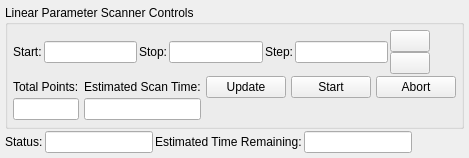
<?xml version="1.0" encoding="UTF-8"?>
<ui version="4.0">
 <class>LinearParameterScanner</class>
 <widget class="QWidget" name="LinearParameterScanner">
  <property name="geometry">
   <rect>
    <x>0</x>
    <y>0</y>
    <width>435</width>
    <height>158</height>
   </rect>
  </property>
  <property name="windowTitle">
   <string>Form</string>
  </property>
  <layout class="QVBoxLayout" name="layout">
   <property name="spacing">
    <number>2</number>
   </property>
   <property name="margin">
    <number>5</number>
   </property>
   <item>
    <widget class="QGroupBox" name="controls_group">
     <property name="title">
      <string>Linear Parameter Scanner Controls</string>
     </property>
     <layout class="QVBoxLayout" name="controls_layout">
      <property name="spacing">
       <number>2</number>
      </property>
      <property name="margin">
       <number>5</number>
      </property>
      <item>
       <layout class="QHBoxLayout" name="parameter_layout">
        <item>
         <widget class="QLabel" name="start_label">
          <property name="text">
           <string>Start:</string>
          </property>
         </widget>
        </item>
        <item>
         <widget class="QLineEdit" name="start"/>
        </item>
        <item>
         <widget class="QLabel" name="stop_label">
          <property name="text">
           <string>Stop:</string>
          </property>
         </widget>
        </item>
        <item>
         <widget class="QLineEdit" name="stop"/>
        </item>
        <item>
         <widget class="QLabel" name="step_label">
          <property name="text">
           <string>Step:</string>
          </property>
         </widget>
        </item>
        <item>
         <widget class="QLineEdit" name="step"/>
        </item>
        <item>
         <layout class="QVBoxLayout" name="step_layout">
          <property name="spacing">
           <number>0</number>
          </property>
          <item>
           <widget class="QPushButton" name="step_up">
            <property name="sizePolicy">
             <sizepolicy hsizetype="Fixed" vsizetype="Fixed">
              <horstretch>0</horstretch>
              <verstretch>0</verstretch>
             </sizepolicy>
            </property>
            <property name="maximumSize">
             <size>
              <width>50</width>
              <height>50</height>
             </size>
            </property>
            <property name="text">
             <string/>
            </property>
           </widget>
          </item>
          <item>
           <widget class="QPushButton" name="step_down">
            <property name="sizePolicy">
             <sizepolicy hsizetype="Fixed" vsizetype="Fixed">
              <horstretch>0</horstretch>
              <verstretch>0</verstretch>
             </sizepolicy>
            </property>
            <property name="maximumSize">
             <size>
              <width>50</width>
              <height>50</height>
             </size>
            </property>
            <property name="text">
             <string/>
            </property>
           </widget>
          </item>
         </layout>
        </item>
        <item>
         <spacer name="horizontalSpacer_3">
          <property name="orientation">
           <enum>Qt::Horizontal</enum>
          </property>
          <property name="sizeHint" stdset="0">
           <size>
            <width>40</width>
            <height>20</height>
           </size>
          </property>
         </spacer>
        </item>
       </layout>
      </item>
      <item>
       <layout class="QGridLayout" name="button_layout">
        <property name="horizontalSpacing">
         <number>5</number>
        </property>
        <property name="verticalSpacing">
         <number>0</number>
        </property>
        <item row="1" column="1">
         <widget class="QLineEdit" name="est_scan_time">
          <property name="readOnly">
           <bool>true</bool>
          </property>
         </widget>
        </item>
        <item row="0" column="4">
         <widget class="QPushButton" name="abort_button">
          <property name="text">
           <string>Abort</string>
          </property>
         </widget>
        </item>
        <item row="0" column="1">
         <widget class="QLabel" name="est_scan_time_label">
          <property name="text">
           <string>Estimated Scan Time:</string>
          </property>
         </widget>
        </item>
        <item row="0" column="2">
         <widget class="QPushButton" name="update_button">
          <property name="text">
           <string>Update</string>
          </property>
         </widget>
        </item>
        <item row="0" column="0">
         <widget class="QLabel" name="total_points_label">
          <property name="text">
           <string>Total Points:</string>
          </property>
         </widget>
        </item>
        <item row="0" column="3">
         <widget class="QPushButton" name="start_button">
          <property name="text">
           <string>Start</string>
          </property>
         </widget>
        </item>
        <item row="1" column="0">
         <widget class="QLineEdit" name="total_points">
          <property name="readOnly">
           <bool>true</bool>
          </property>
         </widget>
        </item>
        <item row="0" column="5">
         <spacer name="horizontalSpacer">
          <property name="orientation">
           <enum>Qt::Horizontal</enum>
          </property>
          <property name="sizeHint" stdset="0">
           <size>
            <width>40</width>
            <height>20</height>
           </size>
          </property>
         </spacer>
        </item>
       </layout>
      </item>
      <item>
       <spacer name="verticalSpacer">
        <property name="orientation">
         <enum>Qt::Vertical</enum>
        </property>
        <property name="sizeHint" stdset="0">
         <size>
          <width>20</width>
          <height>40</height>
         </size>
        </property>
       </spacer>
      </item>
     </layout>
    </widget>
   </item>
   <item>
    <layout class="QHBoxLayout" name="status_layout">
     <property name="leftMargin">
      <number>0</number>
     </property>
     <property name="topMargin">
      <number>0</number>
     </property>
     <item>
      <widget class="QLabel" name="status_label">
       <property name="text">
        <string>Status:</string>
       </property>
      </widget>
     </item>
     <item>
      <widget class="QLineEdit" name="status">
       <property name="readOnly">
        <bool>true</bool>
       </property>
      </widget>
     </item>
     <item>
      <widget class="QLabel" name="est_time_remain_label">
       <property name="text">
        <string>Estimated Time Remaining:</string>
       </property>
      </widget>
     </item>
     <item>
      <widget class="QLineEdit" name="est_time_remain">
       <property name="text">
        <string/>
       </property>
       <property name="readOnly">
        <bool>true</bool>
       </property>
      </widget>
     </item>
     <item>
      <spacer name="horizontalSpacer_2">
       <property name="orientation">
        <enum>Qt::Horizontal</enum>
       </property>
       <property name="sizeHint" stdset="0">
        <size>
         <width>40</width>
         <height>20</height>
        </size>
       </property>
      </spacer>
     </item>
    </layout>
   </item>
  </layout>
 </widget>
 <resources/>
 <connections/>
</ui>
